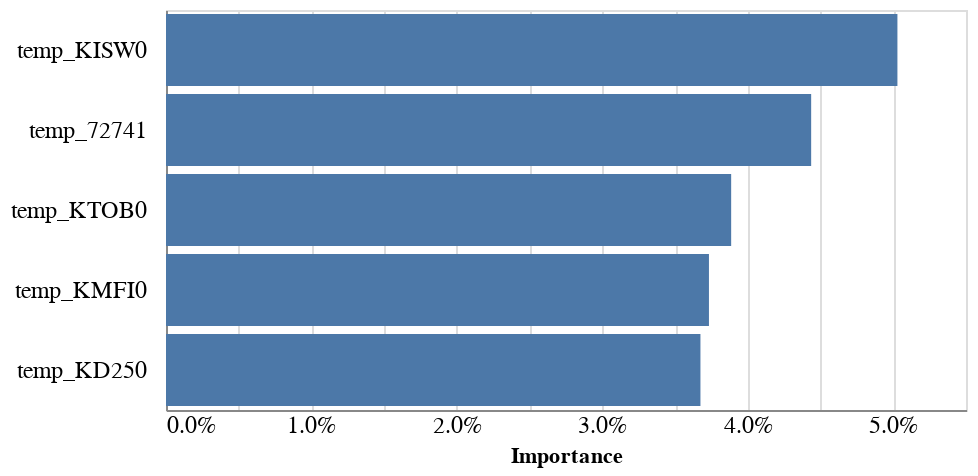

Here is the notebook cell this chart was saved with:
### Code cell
import altair as alt
alt.Chart(feature_importance_df[:5]).mark_bar().encode(
    x=alt.X('Importance:Q', axis=alt.Axis(format="%", tickSize=0, labelFontSize=12)),
    y=alt.Y(
        'Feature:N', sort=list(feature_importance_df[:5].Feature), title="",
        axis=alt.Axis(tickSize=0, labelFontSize=12, labelPadding=10)),
).properties(
    height=200
)

### Figure 1 — Vega-Lite specification as saved in the notebook (floating-point values rounded to 4 significant figures)
{"config": {"view": {"continuousWidth": 400, "continuousHeight": 300}}, "data": {"name": "data-677093001763858cca79ca97d4e37b68"}, "mark": "bar", "encoding": {"x": {"axis": {"format": "%", "labelFontSize": 12, "tickSize": 0}, "field": "Importance", "type": "quantitative"}, "y": {"axis": {"labelFontSize": 12, "labelPadding": 10, "tickSize": 0}, "field": "Feature", "sort": ["temp_KISW0", "temp_72741", "temp_KTOB0", "temp_KMFI0", "temp_KD250"], "title": "", "type": "nominal"}}, "height": 200, "$schema": "https://vega.github.io/schema/vega-lite/v4.17.0.json", "datasets": {"data-677093001763858cca79ca97d4e37b68": [{"Feature": "temp_KISW0", "Importance": 0.05029}, {"Feature": "temp_72741", "Importance": 0.04435}, {"Feature": "temp_KTOB0", "Importance": 0.03885}, {"Feature": "temp_KMFI0", "Importance": 0.03733}, {"Feature": "temp_KD250", "Importance": 0.03674}]}}
